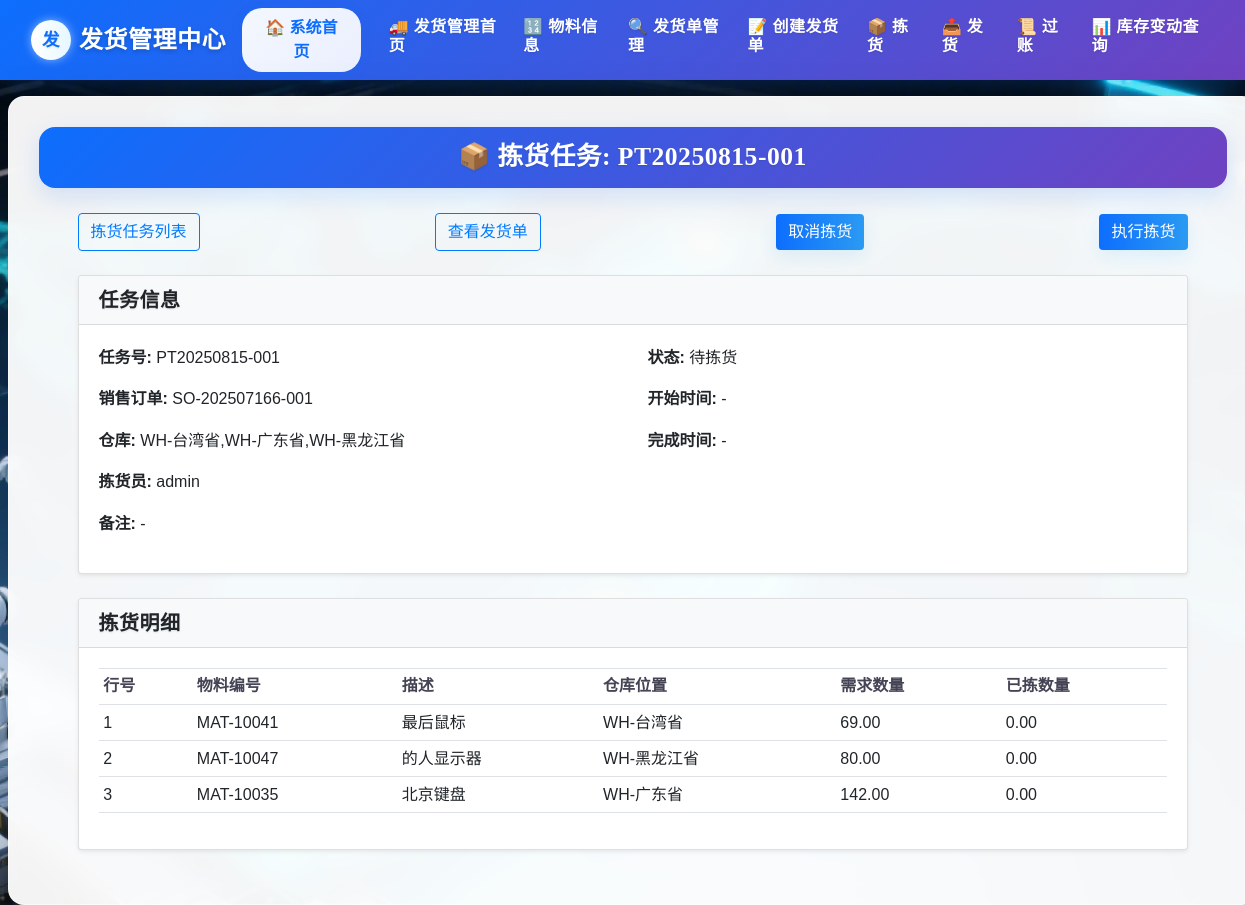
Before: /delivery/picking_task/PT20250815-001 (signed in) with the older database file.
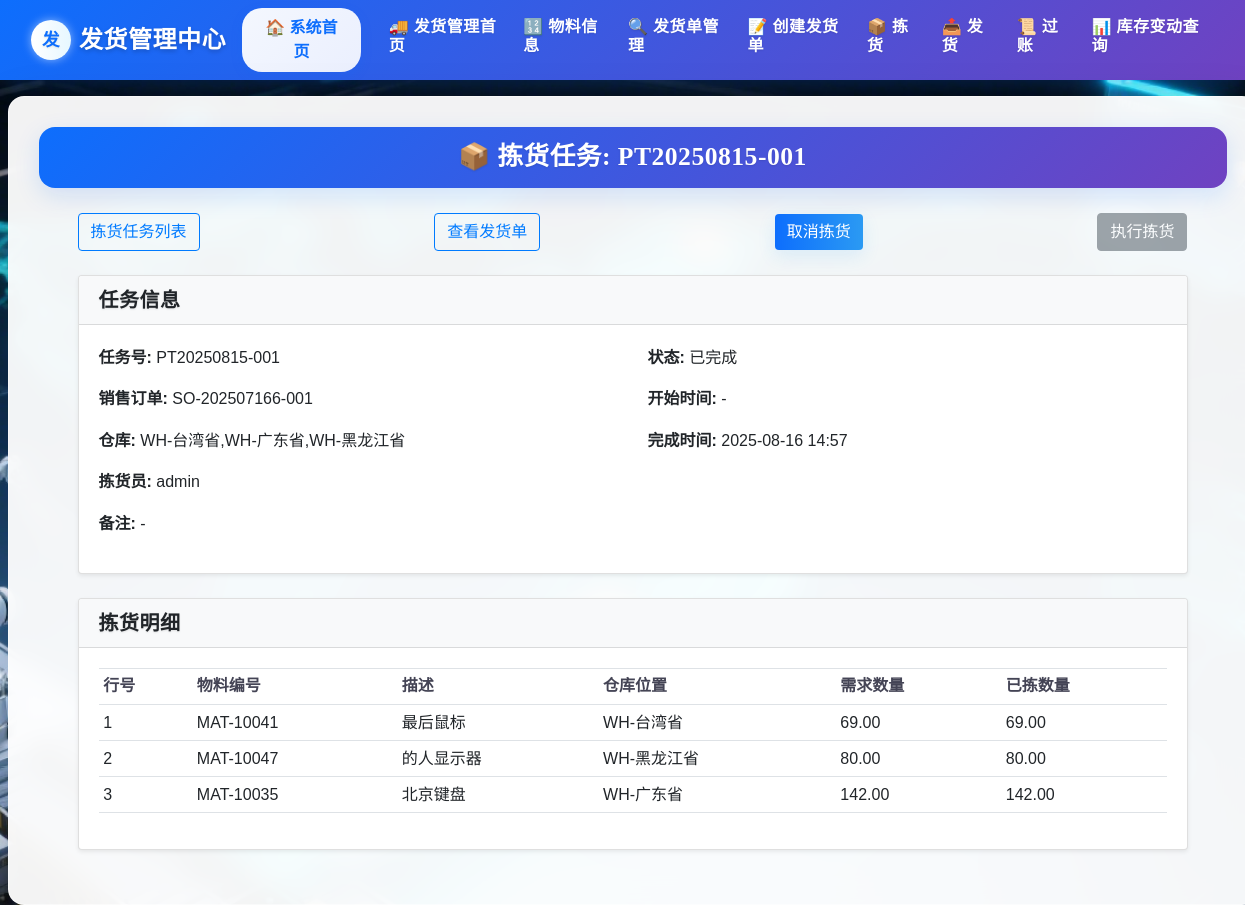
After: the same page with the newer database file.
### delivery/models.py (models this page shows, shortened)
class PickingTask(db.Model):
    __tablename__ = 'PickingTask'
    task_id = db.Column(db.String(255), primary_key=True)
    sales_order_id = db.Column(db.String(255), db.ForeignKey('SalesOrder.sales_order_id'), nullable=False)
    warehouse_code = db.Column(db.String(255), nullable=False)
    status = db.Column(db.String(50))
    picker = db.Column(db.String(255))
    assigned_at = db.Column(db.DateTime, nullable=True)
    start_time = db.Column(db.DateTime)
    complete_time = db.Column(db.DateTime)
    remarks = db.Column(db.Text)
    items = db.relationship('PickingTaskItem', backref='picking_task', cascade='all, delete-orphan', lazy=True)
    sales_order = db.relationship('SalesOrder', backref='picking_tasks')
    VALID_TRANSITIONS = {
        '待拣货': ['已完成', '已取消'],
        '已完成': [],
        '已取消': []
    }

class PickingTaskItem(db.Model):
    __tablename__ = 'PickingTaskItem'
    task_id = db.Column(db.String(255), db.ForeignKey('PickingTask.task_id'), primary_key=True)
    item_no = db.Column(db.Integer, primary_key=True)
    sales_order_item_no = db.Column(db.Integer, nullable=False)
    material_id = db.Column(db.String(255), db.ForeignKey('Inventory.material_id'), nullable=False)
    required_quantity = db.Column(db.Numeric(10, 2))
    picked_quantity = db.Column(db.Numeric(10, 2))
    unit = db.Column(db.String(50))
    storage_location = db.Column(db.String(255), nullable=True, comment='存储位置')
    material = db.relationship('Inventory')

class Inventory(db.Model):
    __tablename__ = 'Inventory'
    material_id = db.Column(db.String(255), primary_key=True, comment='物料编号')
    description = db.Column(db.String(255), nullable=False, comment='物料描述')
    base_unit = db.Column(db.String(255), nullable=False, comment='基本计量单位')
    storage_location = db.Column(db.String(255), nullable=False, comment='存储位置')
    available_stock = db.Column(db.Numeric(18, 4), nullable=False, server_default=text('0'), comment='可用库存数量')
    physical_stock  = db.Column(db.Numeric(18, 4), nullable=False, server_default=text('0'), comment='账面总库存')
    allocated_stock = db.Column(db.Numeric(18, 4), nullable=False, server_default=text('0'), comment='已分配库存')
    pending_outbound= db.Column(db.Numeric(18, 4), nullable=False, server_default=text('0'), comment='待出库量')

### delivery/views.py (the view)
@delivery_bp.route('/picking_task/<task_id>')
@login_required
def picking_task_detail(task_id):
    """
    展示单个拣货任务详情，同时加载关联的发货单及其发货物料明细。
    """
    task = PickingTask.query.get_or_404(task_id)
    delivery = DeliveryNote.query.filter_by(picking_task_id=task_id).first()
    delivery_items = []
    if delivery:
        delivery_items = DeliveryItem.query.filter_by(delivery_note_id=delivery.delivery_note_id).all()
    return render_template(
        'delivery/picking_task_detail.html',
        task=task,
        delivery=delivery,
        delivery_items=delivery_items
    )

### app.py (called while the page is built)
@login_manager.user_loader
def load_user(user_id):
    return User.query.get(user_id)

### templates/delivery/picking_task_detail.html
{% extends "delivery/base.html" %}
{% block content %}
<div class="form-title-container">
  <h1 class="form-title">📦 拣货任务: {{ task.task_id }}</h1>
</div>
<div class="container mt-4">
  <div class="d-flex justify-content-between align-items-center mb-4">
    <a href="{{ url_for('delivery.picking_task_list') }}" class="btn btn-outline-primary">拣货任务列表</a>
    {% if delivery %}
      <a href="{{ url_for('delivery.delivery_detail', delivery_id=delivery.delivery_note_id) }}" class="btn btn-outline-primary">查看发货单</a>
      {% if task.status == '已取消' %}
        <a href="javascript:void(0);" class="btn btn-secondary disabled" aria-disabled="true">
          取消拣货
        </a>
      {% else %}
        <a href="{{ url_for('delivery.cancel_picking_task', task_id=task.task_id) }}" class="btn btn-primary">
          取消拣货
        </a>
      {% endif %}
      {% if task.status == '待拣货' %}
        <a href="{{ url_for('delivery.confirm_picking_page', delivery_id=delivery.delivery_note_id, task_id=task.task_id) }}"
           class="btn btn-primary">
          执行拣货
        </a>
      {% else %}
        <a href="javascript:void(0);" class="btn btn-secondary disabled" aria-disabled="true">
          执行拣货
        </a>
      {% endif %}
    {% endif %}
  </div>
  <div class="card shadow-sm mb-4">
    <div class="card-header bg-light"><h5 class="mb-0">任务信息</h5></div>
    <div class="card-body">
      <div class="row">
        <div class="col-md-6">
          <p><strong>任务号:</strong> {{ task.task_id }}</p>
          <p><strong>销售订单:</strong> {{ task.sales_order_id }}</p>
          <p><strong>仓库:</strong> {{ task.warehouse_code }}</p>
          <p><strong>拣货员:</strong> {{ task.picker or '-' }}</p>
        </div>
        <div class="col-md-6">
          <p><strong>状态:</strong> {{ task.status }}</p>
          <p><strong>开始时间:</strong> {{ task.start_time.strftime('%Y-%m-%d %H:%M') if task.start_time else '-' }}</p>
          <p><strong>完成时间:</strong> {{ task.complete_time.strftime('%Y-%m-%d %H:%M') if task.complete_time else '-' }}</p>
        </div>
      </div>
      <p><strong>备注:</strong> {{ task.remarks or '-' }}</p>
    </div>
  </div>
  <div class="card shadow-sm mb-4">
    <div class="card-header bg-light"><h5 class="mb-0">拣货明细</h5></div>
    <div class="card-body">
      <table class="table table-sm">
        <thead>
          <tr>
            <th>行号</th>
            <th>物料编号</th>
            <th>描述</th>
            <th>仓库位置</th>
            <th>需求数量</th>
            <th>已拣数量</th>
          </tr>
        </thead>
        <tbody>
          {% for it in task.items %}
          <tr>
            <td>{{ it.item_no }}</td>
            <td>{{ it.material_id }}</td>
            <td>{{ it.material.description if it.material else '-' }}</td>
            <td>{{ it.storage_location or '-' }}</td>
            <td>{{ "%.2f"|format(it.required_quantity or 0) }}</td>
            <td>{{ "%.2f"|format(it.picked_quantity or 0) }}</td>
          </tr>
          {% else %}
          <tr>
            <td colspan="6" class="text-center">暂无明细</td>
          </tr>
          {% endfor %}
        </tbody>
      </table>
    </div>
  </div>
</div>
{% endblock %}

Changed rows visible on the page:
changed PickingTask "PT20250815-001": status "待拣货" → "已完成"; complete_time "-" → "2025-08-16 14:57"
changed PickingTaskItem "MAT-10041": picked_quantity "0.00" → "69.00"
changed PickingTaskItem "MAT-10047": picked_quantity "0.00" → "80.00"
changed PickingTaskItem "MAT-10035": picked_quantity "0.00" → "142.00"
